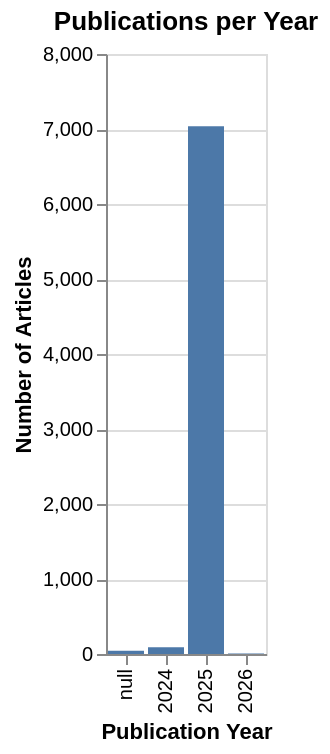

Here is the notebook cell this chart was saved with:
### Code cell
(
    alt.Chart(pub_year_counts)
    .mark_bar()
    .encode(
        x=alt.X("pub_year:O", title="Publication Year"),
        y=alt.Y("num_articles:Q", title="Number of Articles"),
    )
    .properties(title="Publications per Year")
)

### Figure 1 — Vega-Lite specification as saved in the notebook (floating-point values rounded to 4 significant figures)
{"config": {"view": {"continuousWidth": 300, "continuousHeight": 300}}, "data": {"name": "data-fd159c74ae65d441b0b46df853f382d3"}, "mark": {"type": "bar"}, "encoding": {"x": {"field": "pub_year", "title": "Publication Year", "type": "ordinal"}, "y": {"field": "num_articles", "title": "Number of Articles", "type": "quantitative"}}, "title": "Publications per Year", "$schema": "https://vega.github.io/schema/vega-lite/v6.1.0.json", "datasets": {"data-fd159c74ae65d441b0b46df853f382d3": [{"pub_year": null, "num_articles": 45}, {"pub_year": 2024, "num_articles": 90}, {"pub_year": 2025, "num_articles": 7036}, {"pub_year": 2026, "num_articles": 7}]}}
